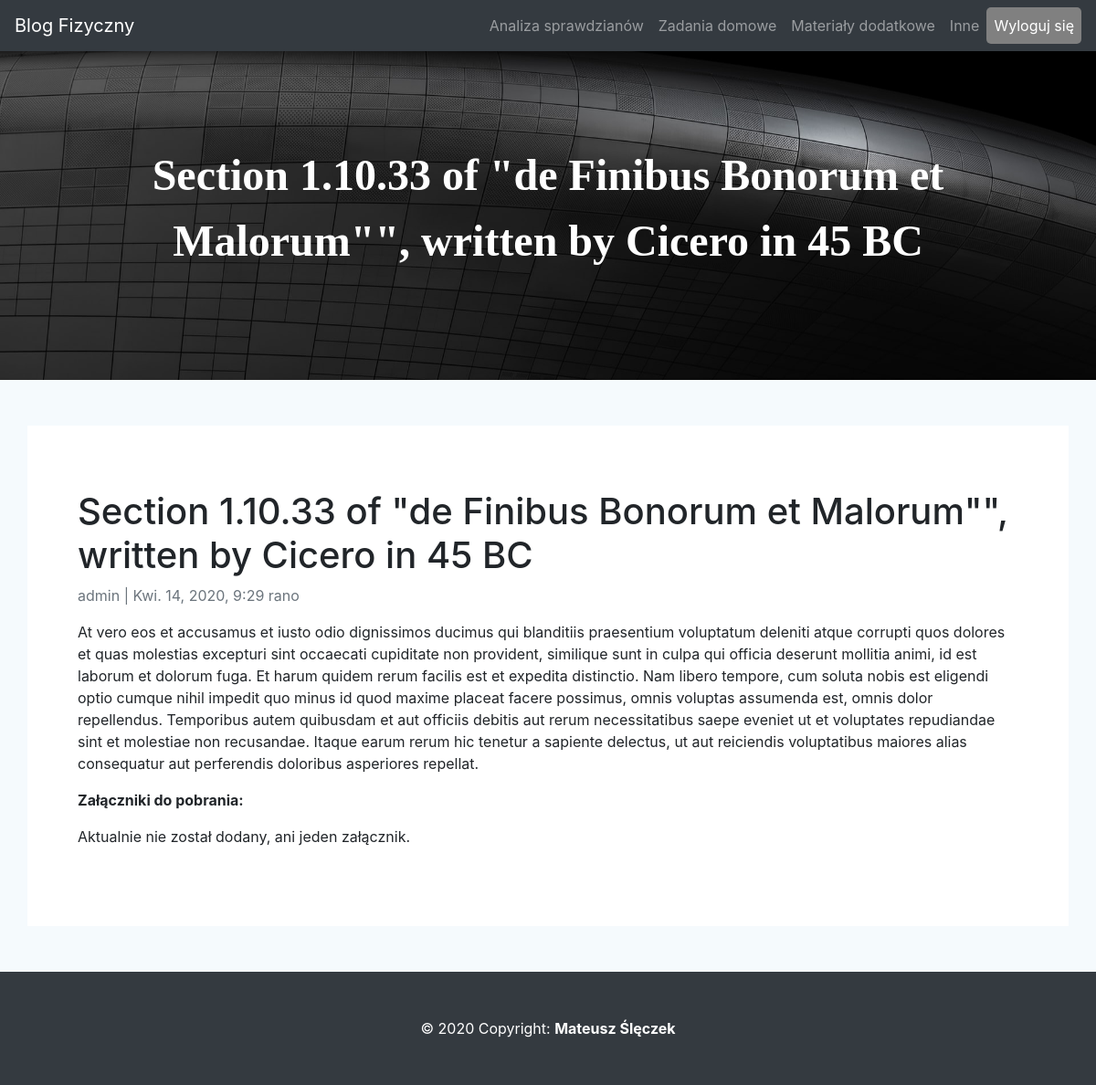
/sprawdzian/section-11033-de-finibus-bonorum-et-malorum-written-cicero-45-bc/ (signed in), run on the app's committed database.
### sprawdzian/models.py (models this page shows, shortened)
class Post(models.Model):
    tytul = models.CharField(max_length=200, unique=True)
    slug = models.SlugField(max_length=200, unique=True)
    autor = models.ForeignKey(User, on_delete= models.CASCADE)
    zmodyfikowano = models.DateTimeField(auto_now= True)
    tresc = models.TextField()
    plik_1 = models.FileField(upload_to='upload_file/', default='default.pdf')
    plik_2 = models.FileField(upload_to='upload_file/', default='default.pdf')
    plik_3 = models.FileField(upload_to='upload_file/', default='default.pdf')
    plik_4 = models.FileField(upload_to='upload_file/', default='default.pdf')
    zdjecie_1 = models.ImageField(upload_to='upload_img/', default='default.jpg')
    zdjecie_2 = models.ImageField(upload_to='upload_img/', default='default.jpg')
    zdjecie_3 = models.ImageField(upload_to='upload_img/', default='default.jpg')
    dodano = models.DateTimeField(auto_now_add=True)
    status = models.IntegerField(choices=STATUS, default=0)
    class Meta:
        ordering = ['-dodano']

### sprawdzian/views.py (the view)
# urls.py: path('<slug:slug>/', views.PostDetail.as_view(), name='post_detail'),
class PostDetail(generic.DetailView):
    model = Post
    template_name = 'sprawdzian/post_detail.html'

### sprawdzian/templates/sprawdzian/post_detail.html (shortened to what this page needs)
{% extends 'base.html' %}
{% load static %}
{% block content %}
{% if request.user.is_authenticated %}
<div class="bg text-center">
	<p>{% block title %} {{ object.tytul }} {% endblock title %}</p>
</div>
<div class="container">
	<div class="row">
		<div>
		  <div class="card-body" width="100%">
			<h1>{% block tytul %} {{ object.tytul }} {% endblock tytul %}</h1>
			<p class=" text-muted">{{ post.autor }} | {{ post.dodano }}</p>
			<p class="card-text ">{{ object.tresc | safe }}</p>
			<p class="font-weight-bold"> Załączniki do pobrania: </p>
			{% if object.zdjecie_1.url == '/media/default.jpg' and object.zdjecie_2.url == '/media/default.jpg' and object.zdjecie_3.url == '/media/default.jpg' and object.plik_1.url == '/media/default.pdf' and object.plik_2.url == '/media/default.pdf' and object.plik_3.url == '/media/default.pdf'  and object.plik_4.url == '/media/default.pdf' %}
			<p> Aktualnie nie został dodany, ani jeden załącznik. </p>
			{% endif %}
		  </div>
		</div>
	</div>
{% else %}
<script type="text/javascript">
	window.location="{% url 'login' %}";
</script>
{% endif %}
{% endblock content %}

### login/templates/base.html (shortened to what this page needs)
{% load static %}
<!DOCTYPE html>
<html lang="pl">
<head>
    <link rel="stylesheet" href="https://stackpath.bootstrapcdn.com/bootstrap/4.1.3/css/bootstrap.min.css">
	<link rel="stylesheet" href="{% static 'css/style.css' %}">
</head>
<body>
	<nav class="navbar navbar-expand-sm bg-dark navbar-dark">
		<a class="navbar-brand" href="{% url 'home' %}">Blog Fizyczny</a>
		<div class="collapse navbar-collapse" id="collapsibleNavbar">
			<ul class="navbar-nav ml-auto mt-2 mt-lg-0">
				{% if request.user.is_authenticated %}
				<li class="nav-item">
					<a class="nav-link" href="{% url 'post-spr' %}">Analiza sprawdzianów</a>
				</li>
				<li class="nav-item">
					<a class="nav-link" href="{% url 'post-zad' %}">Zadania domowe</a>
				</li>
				<li class="nav-item">
					<a class="nav-link" href="{% url 'post-mat' %}">Materiały dodatkowe</a>
				</li>
				<li class="nav-item">
					<a class="nav-link" href="{% url 'post-inne' %}">Inne</a>
				</li>
				<li class="nav-item">
					<a class="nav-link" style="background-color:grey; color:white; border-radius:5px;" href="{% url 'logout' %}">Wyloguj się</a>
				</li>
				{% endif %}
			</ul>
		</div>
	</nav>
    {% block content %}
   {% endblock content %}
   </div>
	<div class="footer-copyright text-center bg-dark" style="color:white; width: 100%; padding:50px;">
		© 2020 Copyright:
		<a href="{% url 'home' %}" style="text-decoration:none; font-weight:bold; color:#fff;"> Mateusz Ślęczek </a>
    </div>
</body>
</html>

### static/css/style.css (style rules this page uses)
.container { margin-top: 50px; margin-bottom: 50px; background-color: #fff; border-color: black; padding: 50px; }
body { background-color: #f5fafd; }
.bg { background-image: url("../img/baner.jpg"); height: 50%; background-position: center; background-repeat: no-repeat; background-size: cover; font-family: Calibri; color: #fff; font-weight: bold; padding: 100px; font-size: 3rem; }

### data on the page
Post: tytul "Section 1.10.33 of \"de Finibus Bonorum et Malorum\"\", written by Cicero in 45 BC", autor "admin", dodano "Kwi. 14, 2020, 9:29 rano", tresc "At vero eos et accusamus et iusto odio dignissimos ducimus qui blanditiis praesentium voluptatum deleniti atque corrupti quos dolores et quas molestias excepturi sint occaecati cupiditate non provident, similique sunt in culpa qui officia deserunt mollitia animi, id est laborum et dolorum fuga. Et harum quidem rerum facilis est et expedita distinctio. Nam libero tempore, cum soluta nobis est eligendi optio cumque nihil impedit quo minus id quod maxime placeat facere possimus, omnis voluptas assumenda est, omnis dolor repellendus. Temporibus autem quibusdam et aut officiis debitis aut rerum necessitatibus saepe eveniet ut et voluptates repudiandae sint et molestiae non recusandae. Itaque…"
